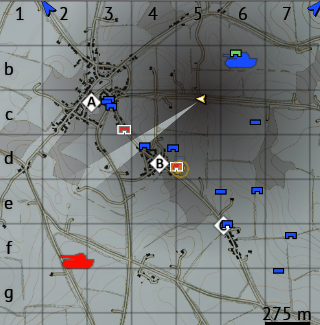
#> input picture testing/test/test.png, 320 x 325 px, found by its file name
$ python ManualGenerateCustomSign.py
#> lines starting #> are read from the running program, lines starting #| are printed output that depends on the picture
# test generate frontend sign on minimap
import cv2
import os

# Wczytaj obraz
img = cv2.imread(r"C:\Users\USER098\Documents\GitHub\balistic-calculator-WT\testing\test\test.png")
#> img is the input picture: shape (325, 320, 3); mean B, G, R 125.3, 125.6, 121.2
output_folder= r"C:\Users\USER098\Documents\GitHub\balistic-calculator-WT\testing\test"
# img = cv2.imread(r"C:\Users\USER098\Documents\GitHub\balistic-calculator-WT\TrainingData\ManagingData\podejscieTest\map_001.png")

save=1

if img is None:
    print("Nie udało się wczytać obrazu!")
    exit()

scale = 0.65
small_img = cv2.resize(img, (0, 0), fx=scale, fy=scale)
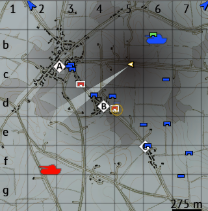
#> small_img: shape (211, 208, 3); mean B, G, R 125.2, 125.5, 121.1

annotated_img = small_img.copy()

# 🔲 Oryginalne granice minimapy (z pełnego obrazu)
# MIN_X_ORIG, MAX_X_ORIG = 1584, 1904
# MIN_Y_ORIG, MAX_Y_ORIG = 741, 1066

MIN_X_ORIG, MAX_X_ORIG = 0,320
MIN_Y_ORIG, MAX_Y_ORIG = 0,325

# 🔁 Przeskalowane granice na small_img
MIN_X = int(MIN_X_ORIG * scale)
MAX_X = int(MAX_X_ORIG * scale)
MIN_Y = int(MIN_Y_ORIG * scale)
MAX_Y = int(MAX_Y_ORIG * scale)

def click_event(event, x, y, flags, param):
    global annotated_img
    global img  # <- dodajemy, żeby można było nadpisywać img
    if event == cv2.EVENT_LBUTTONDOWN:

        # ✅ Sprawdź czy kliknięcie jest w dozwolonym obszarze
        if MIN_X <= x <= MAX_X and MIN_Y <= y <= MAX_Y:

            # Przeskalowanie kliknięcia na oryginalne współrzędne
            orig_x = int(x / scale)
            orig_y = int(y / scale)

            radius1 = 8
            radius2 = 6
            color1 = (255, 165, 0)  # orange
            color2 = (39, 250, 0)    # green
            alpha = 0.4

            overlay = img.copy()

            # Narysuj kółko
            cv2.circle(img, (x, y), radius1, color1, 2)
            cv2.circle(img, (x, y), radius2, color2, 2)

            img = cv2.addWeighted(overlay, alpha, img, 1 - alpha, 0)

            print(f"[OK] Klik w minimapie → ORIG({orig_x}, {orig_y}) | SMALL({x}, {y})")
            if save == 1:
                filename = "test_mark.png"
                cv2.imwrite(os.path.join(output_folder, filename), img)
        else:
            print(f"[Ignoruję] Klik poza minimapą: {x}, {y}")

        cv2.imshow("Mapa", annotated_img)

# Wyświetl obraz
cv2.imshow("Mapa", annotated_img)
cv2.setMouseCallback("Mapa", click_event)

while True:
    key = cv2.waitKey(1)
#> (key Esc is pressed here)
    if key == ord('s'):
        cv2.imwrite("annotated_map.png", annotated_img)
        print("Zapisano jako annotated_map.png")
    if key == 27:
        break

cv2.destroyAllWindows()
